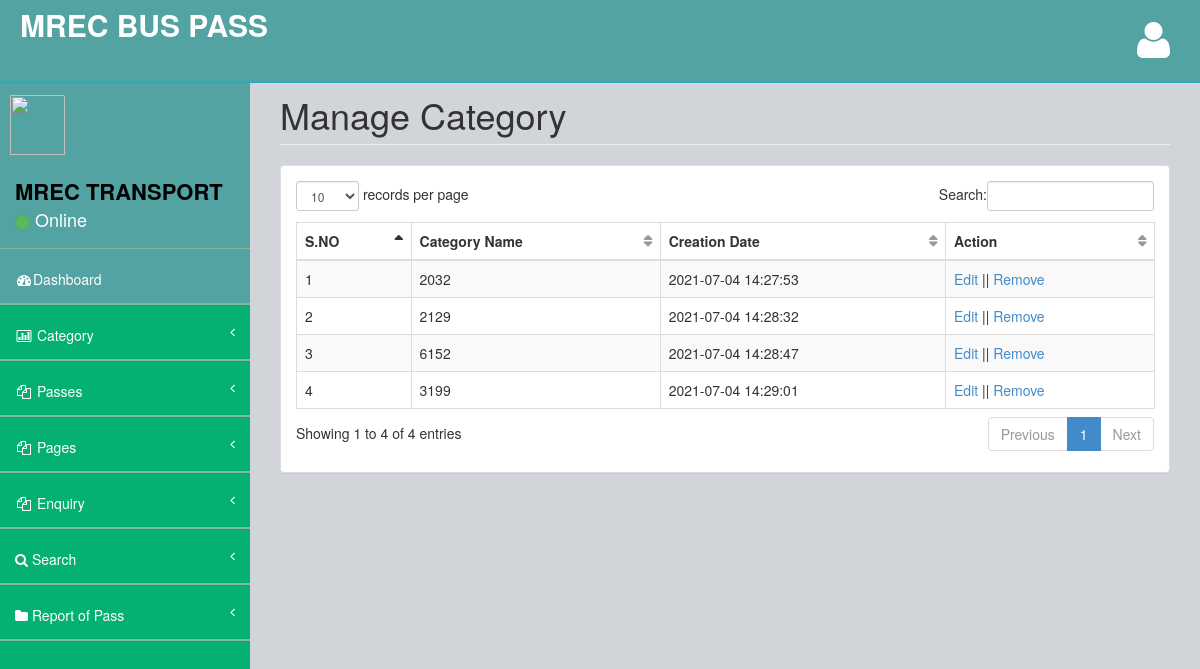
Page /admin/manage-category.php (signed in) on the committed database.
### tables this page shows
CREATE TABLE `tblcategory` (
  `ID` int(10) NOT NULL,
  `CategoryName` varchar(200) DEFAULT NULL,
  `CreationDate` timestamp NULL DEFAULT current_timestamp()
);

### admin/manage-category.php (the view, shortened to what this page needs)
<?php
include('includes/dbconnection.php');
if (strlen($_SESSION['bpmsaid']==0)) {
  header('location:logout.php');
  } else{
  ?>
<!DOCTYPE html>
<html>
<head>
    <link href="assets/plugins/bootstrap/bootstrap.css" rel="stylesheet" />
    <link href="assets/font-awesome/css/font-awesome.css" rel="stylesheet" />
    <link href="assets/plugins/pace/pace-theme-big-counter.css" rel="stylesheet" />
  <link href="assets/css/style.css" rel="stylesheet" />
      <link href="assets/css/main-style.css" rel="stylesheet" />
    <link href="assets/plugins/dataTables/dataTables.bootstrap.css" rel="stylesheet" />
</head>
<body>
    <div id="wrapper">
       <?php include_once('includes/header.php');?>
        <?php include_once('includes/sidebar.php');?>
        <div id="page-wrapper">
            <div class="row">
                <div class="col-lg-12">
                    <h1 class="page-header">Manage Category</h1>
                </div>
            </div>
            <div class="row">
                <div class="col-lg-12">
                    <div class="panel panel-default">
                        <div class="panel-body">
                            <div class="table-responsive">
                                <table class="table table-striped table-bordered table-hover" id="dataTables-example">
                                    <thead>
                                        <tr>
                                            <th>S.NO</th>
                                            <th>Category Name</th>
                                            <th>Creation Date</th>
                                            <th>Action</th>
                                        </tr>
                                    </thead>
                                    <tbody>
                                        <?php
$sql="SELECT * from tblcategory";
$query = $dbh -> prepare($sql);
$query->execute();
$results=$query->fetchAll(PDO::FETCH_OBJ);
$cnt=1;
if($query->rowCount() > 0)
{
foreach($results as $row)
{               ?>
                                       <tr>
                  <td><?php echo htmlentities($cnt);?></td>
                  <td><?php  echo htmlentities($row->CategoryName);?></td>
                  <td><?php  echo htmlentities($row->CreationDate);?></td>
                  <td><a href="edit-category-detail.php?editid=<?php echo htmlentities ($row->ID);?>">Edit</a> || <a href="manage-category.php?delid=<?php echo ($row->ID);?>" onclick="return confirm('Do you really want to Delete ?');">Remove</i></a></td>
                </tr>
               <?php $cnt=$cnt+1;}} ?>
                                    </tbody>
                                </table>
                            </div>
                        </div>
                    </div>
                </div>
            </div>
        </div>
    </div>
</body>
</html>
<?php }  ?>

### admin/includes/sidebar.php (shortened to what this page needs)
<?php
include('includes/dbconnection.php');
?>
        <nav class="navbar-default navbar-static-side" role="navigation">
            <div class="sidebar-collapse">
                <ul class="nav" id="side-menu">
                    <li>
                        <div class="user-section">
                            <div class="user-section-inner">
                                <img src="assets/img/MREC_logo.png" alt="">
                            </div>
                            <div class="user-info">
                                <?php
$aid=$_SESSION['bpmsaid'];
$sql="SELECT AdminName from  tbladmin where ID=:aid";
$query = $dbh -> prepare($sql);
$query->bindParam(':aid',$aid,PDO::PARAM_STR);
$query->execute();
$results=$query->fetchAll(PDO::FETCH_OBJ);
$cnt=1;
if($query->rowCount() > 0)
{
foreach($results as $row)
{               ?>
                                <div><strong><?php  echo $row->AdminName;?></strong></div>
                                <div class="user-text-online">
                                    <span class="user-circle-online btn btn-success btn-circle "></span>&nbsp;Online
                                </div>
                            </div>
                            <?php $cnt=$cnt+1;}} ?>
                        </div>
                    </li>
                    <li class="selected">
                        <a href="dashboard.php"><i class="fa fa-dashboard fa-fw"></i>Dashboard</a>
                    </li>
                    <li>
                        <a href="#"><i class="fa fa-bar-chart-o fa-fw"></i> Category<span class="fa arrow"></span></a>
                    </li>
                    <li>
                        <a href="#"><i class="fa fa-files-o fa-fw"></i> Passes<span class="fa arrow"></span></a>
                    </li>
                    <li>
                        <a href="#"><i class="fa fa-files-o fa-fw"></i> Pages<span class="fa arrow"></span></a>
                    </li>
                    <li>
                        <a href="#"><i class="fa fa-files-o fa-fw"></i> Enquiry<span class="fa arrow"></span></a>
                    </li>
                    <li>
                        <a href="search-pass.php"><i class="fa fa-search"></i>  Search<span class="fa arrow"></span></a>
                        </li>
                        <li>
                        <a href="pass-bwdates-report.php"><i class="fa fa-folder"></i>  Report of Pass<span class="fa arrow"></span></a>
                        </li>
                </ul>
            </div>
        </nav>

### admin/assets/css/style.css (style rules this page uses)
body { background-color: #f8f8f8; }
#wrapper { width: 100%; margin-top: 55px!important; background-color:#04B173; }
#page-wrapper { padding: 0 15px; min-height: 568px; background-color:rgb(209, 212, 216); }
.navbar-static-side ul li { border-bottom:1px solid #84B899 !important; }
.arrow { float: right; }
.fa.arrow:before { content: "\f104"; }
@media (min-width:768px) { .navbar-static-side { z-index: 1; position: absolute; width: 250px; } }
table.dataTable thead .sorting, table.dataTable thead .sorting_asc:after, table.dataTable thead .sorting_desc, table.dataTable thead .sorting_asc_disabled, table.dataTable thead .sorting_desc_disabled { background: transparent; }
table.dataTable thead .sorting_asc:after { content: "\f0de"; float: right; font-family: fontawesome; }
table.dataTable thead .sorting:after { content: "\f0dc"; float: right; font-family: fontawesome; color: rgba(50,50,50,.5); }
.btn-circle { width: 30px; height: 30px; padding: 6px 0; border-radius: 15px; text-align: center; font-size: 12px; line-height: 1.428571429; }

### admin/assets/css/main-style.css (style rules this page uses)
.user-section-inner { height: 65px; width: 65px; -moz-border-radius: 3px; -webkit-border-radius: 3px; border-radius: 3px; overflow: hidden; display: inline-block; float: left; margin-right: 15px; margin-top: 20px; }
.user-section-inner img { margin-left:10px; width:55px; height:60px; }
.user-info { display: block; color:#000!important; display: inline-block; padding: 15px; margin-bottom: 0px }
.user-text-online { font-size:18px; color:#fff }
.user-circle-online { width: 15px!important; height: 15px!important; }
.nav > li > a { padding: 20px 15px; }
#side-menu { background-color:#04B173; }
#side-menu a { color:#fff; border-bottom: 1px solid #84B899 !important; height: 55px; }
.selected { background-color:rgb(83, 163, 163); }
.navbar-default { border-color: #27A6BE; }
@media (min-width:768px) { #page-wrapper { position: inherit; margin: 0 0 0 250px; padding: 0 30px; min-height: 1000px; } }

### rows in the picture
tblcategory: CategoryName "2032", CreationDate "2021-07-04 14:27:53"
tblcategory: CategoryName "2129", CreationDate "2021-07-04 14:28:32"
tblcategory: CategoryName "6152", CreationDate "2021-07-04 14:28:47"
tblcategory: CategoryName "3199", CreationDate "2021-07-04 14:29:01"

### other values in the picture
$row->AdminName "MREC TRANSPORT"
